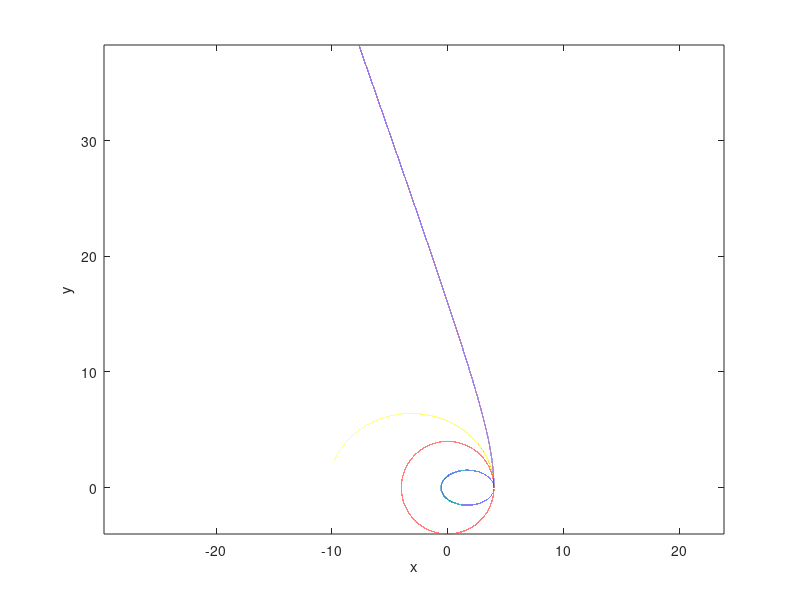

The MATLAB script that drew this image:
clear all;
clf;
C = -1.0;
m = 1.0;
time = 50.0;
dt = 0.001;
vv0y = [0.25 0.5 0.6 1.0];
for v0y = vv0y
    v0 = [0.0 v0y];
    r0 = [4.0 0.0];
    n = ceil(time/dt);
    r = zeros(n,2);
    v = zeros(n,2);
    t = zeros(n,1);
    r(1,:) = r0;
    v(1,:) = v0;
    for i = 1:n-1
        rr3 = norm(r(i,:))^3;
        F = C*r(i,:)/rr3;
        a = F/m;
        v(i+1,:) = v(i,:) + a*dt;
        r(i+1,:) = r(i,:) + v(i+1,:)*dt;
        t(i+1) = t(i) + dt;
    end
    plot(r(:,1),r(:,2))
    hold on
end
xlabel('x')
ylabel('y')
axis equal
hold off
